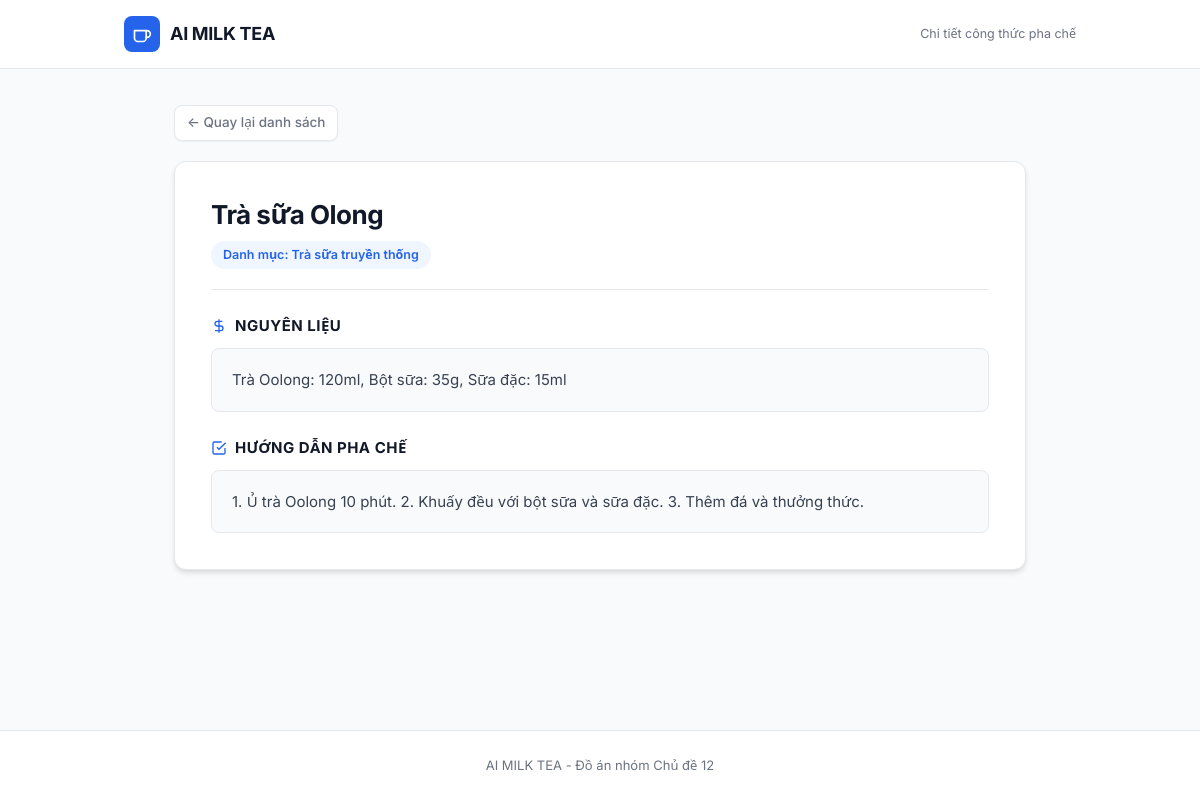
Screenshot of /detail.php?id=2 with the database file from the repository.
### tables this page shows
CREATE TABLE IF NOT EXISTS `recipes` (
  `id` int NOT NULL AUTO_INCREMENT,
  `category_id` int NOT NULL,
  `name` varchar(150) NOT NULL,
  `ingredients` text NOT NULL,
  `instructions` text NOT NULL,
  `created_at` timestamp NULL DEFAULT CURRENT_TIMESTAMP,
  PRIMARY KEY (`id`),
  KEY `category_id` (`category_id`),
  KEY `idx_recipes_name` (`name`),
  KEY `idx_recipes_category_name` (`category_id`,`name`)
);

CREATE TABLE IF NOT EXISTS `categories` (
  `id` int NOT NULL AUTO_INCREMENT,
  `name` varchar(100) NOT NULL,
  `description` text,
  PRIMARY KEY (`id`),
  UNIQUE KEY `name` (`name`)
);

### detail.php (the view, shortened to what this page needs)
<?php
require_once "config.php";
$id = filter_input(INPUT_GET, "id", FILTER_VALIDATE_INT);
$sql = "SELECT recipes.id,
               recipes.name,
               recipes.ingredients,
               recipes.instructions,
               categories.name AS category_name
        FROM recipes
        INNER JOIN categories
            ON recipes.category_id = categories.id
        WHERE recipes.id = :id";
$stmt = $conn->prepare($sql);
$stmt->execute(["id" => $id]);
$recipe = $stmt->fetch(PDO::FETCH_ASSOC);
?>
<!DOCTYPE html>
<html lang="vi">
<head>
</head>
<body>
<header>
    <div class="header-content">
        <div class="brand-wrap">
            <div class="brand-icon">
                <svg width="20" height="20" viewBox="0 0 24 24" fill="none" stroke="currentColor" stroke-width="2" stroke-linecap="round" stroke-linejoin="round"><path d="M17 8h1a4 4 0 1 1 0 8h-1"></path><path d="M3 8h14v9a4 4 0 0 1-4 4H7a4 4 0 0 1-4-4Z"></path></svg>
            </div>
            <div>
                <h1>AI MILK TEA</h1>
            </div>
        </div>
        <p>Chi tiết công thức pha chế</p>
    </div>
</header>
<main>
    <a class="back" href="index.php">
        ← Quay lại danh sách
    </a>
    <div class="detail">
        <div class="detail-header">
            <h2>
                <?= htmlspecialchars($recipe["name"]) ?>
            </h2>
            <span class="category-badge">
                Danh mục: <?= htmlspecialchars($recipe["category_name"]) ?>
            </span>
        </div>
        <div class="section-block">
            <div class="section-title">
                <svg width="16" height="16" viewBox="0 0 24 24" fill="none" stroke="var(--primary)" stroke-width="2"><path d="M12 2v20M17 5H9.5a3.5 3.5 0 0 0 0 7h5a3.5 3.5 0 0 1 0 7H6"/></svg>
                Nguyên liệu
            </div>
            <div class="section-content">
                <?= nl2br(htmlspecialchars($recipe["ingredients"])) ?>
            </div>
        </div>
        <div class="section-block">
            <div class="section-title">
                <svg width="16" height="16" viewBox="0 0 24 24" fill="none" stroke="var(--primary)" stroke-width="2"><polyline points="9 11 12 14 22 4"></polyline><path d="M21 12v7a2 2 0 0 1-2 2H5a2 2 0 0 1-2-2V5a2 2 0 0 1 2-2h11"></path></svg>
                Hướng dẫn pha chế
            </div>
            <div class="section-content">
                <?= nl2br(htmlspecialchars($recipe["instructions"])) ?>
            </div>
        </div>
    </div>
</main>
<footer>
    AI MILK TEA - Đồ án nhóm Chủ đề 12
</footer>
</body>
</html>

### detail.php (style rules this page uses)
:root { --bg-body: #F9FAFB; --surface: #FFFFFF; --border: #E5E7EB; --border-hover: #D1D5DB; --text-title: #111827; --text-body: #374151; --text-muted: #6B7280; --primary: #2563EB; --primary-hover: #1D4ED8; --primary-light: #EFF6FF; --tag-bg: #F3F4F6; --tag-text: #4B5563; --shadow-sm: 0 1px 2px 0 rgba(0, 0, 0, 0.05); --shadow-md: 0 4px 6px -1px rgba(0, 0, 0, 0.1), 0 2px 4px -1px rgba(0, 0, 0, 0.06); --radius-md: 8px; --radius-lg: 12px; --transition: all 0.2s cubic-bezier(0.4, 0, 0.2, 1); }
* { box-sizing: border-box; }
body { margin: 0; min-height: 100vh; background: var(--bg-body); color: var(--text-body); font-family: 'Inter', system-ui, -apple-system, sans-serif; font-size: 14.5px; line-height: 1.6; display: flex; flex-direction: column; justify-content: space-between; -webkit-font-smoothing: antialiased; }
a { color: var(--primary); text-decoration: none; transition: var(--transition); }
header { position: sticky; top: 0; z-index: 100; background: rgba(255, 255, 255, 0.95); backdrop-filter: blur(8px); border-bottom: 1px solid var(--border); width: 100%; }
.header-content { max-width: 1000px; min-height: 68px; margin: 0 auto; padding: 12px 24px; display: flex; align-items: center; justify-content: space-between; gap: 16px; }
.brand-wrap { display: flex; align-items: center; gap: 10px; }
.brand-icon { width: 36px; height: 36px; display: flex; align-items: center; justify-content: center; border-radius: var(--radius-md); background: var(--primary); color: white; flex-shrink: 0; }
header h1 { margin: 0; color: var(--text-title); font-size: 18px; font-weight: 700; letter-spacing: -0.3px; }
header p { margin: 0; color: var(--text-muted); font-size: 12.5px; }
main { max-width: 900px; width: 100%; margin: 36px auto; padding: 0 24px; flex: 1; }
.back { display: inline-flex; align-items: center; gap: 6px; margin-bottom: 20px; color: var(--text-muted); font-size: 13.5px; font-weight: 500; padding: 6px 12px; border: 1px solid var(--border); border-radius: var(--radius-md); background: var(--surface); box-shadow: var(--shadow-sm); }
.detail { background: var(--surface); padding: 36px; border: 1px solid var(--border); border-radius: var(--radius-lg); box-shadow: var(--shadow-md); }
.detail-header { margin-bottom: 24px; padding-bottom: 20px; border-bottom: 1px solid var(--border); }
.detail h2 { margin: 0 0 10px; color: var(--text-title); font-size: 26px; font-weight: 700; letter-spacing: -0.5px; line-height: 1.3; }
.category-badge { display: inline-flex; align-items: center; gap: 6px; padding: 4px 12px; border-radius: 16px; background: var(--primary-light); color: var(--primary); font-size: 12.5px; font-weight: 600; }
.section-block { margin-top: 24px; }
.section-title { margin: 0 0 10px; color: var(--text-title); font-size: 15px; font-weight: 700; text-transform: uppercase; letter-spacing: 0.5px; display: flex; align-items: center; gap: 8px; }
.section-content { color: var(--text-body); font-size: 15px; line-height: 1.7; background: var(--bg-body); padding: 18px 20px; border-radius: var(--radius-md); border: 1px solid var(--border); }
footer { padding: 24px; text-align: center; color: var(--text-muted); font-size: 13px; border-top: 1px solid var(--border); background: var(--surface); }

### rows the page displays
recipes: name "Trà sữa Olong", category.name "Trà sữa truyền thống", ingredients "Trà Oolong: 120ml, Bột sữa: 35g, Sữa đặc: 15ml", instructions "1. Ủ trà Oolong 10 phút. 2. Khuấy đều với bột sữa và sữa đặc. 3. Thêm đá và thưởng thức."
